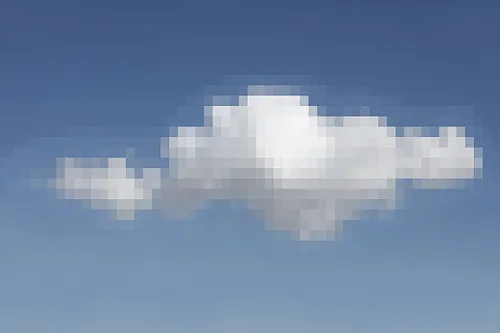
#> input picture input_images/pixelated-cloud.webp, 500 x 333 px
$ python -i main.py   (imports and definitions only)
#> lines starting #> are read from the running program, lines starting #| are printed output that depends on the picture; after the words box and inside, x2 and y2 are one past the last pixel; in counts of white or black regions, pixels touching at a corner belong together
#> in is_image_pixelated, img is the input picture: shape (333, 500, 3); mean B, G, R 165.7, 135.9, 114.7
import cv2
import numpy as np
import joblib
import os

def preprocess_image(image, downscale_factor=2):
#> called with downscale_factor = 2
    height, width = image.shape[:2]
#> height = 333; width = 500
    new_size = (width // downscale_factor, height // downscale_factor)
#> new_size = (250, 166)
    downscaled_image = cv2.resize(image, new_size, interpolation=cv2.INTER_LINEAR)
    return downscaled_image

def detect_edges(image):
    gray = cv2.cvtColor(image, cv2.COLOR_BGR2GRAY)
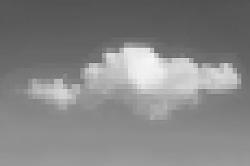
#> gray: shape (166, 250); min 81, max 246, mean 132.8
    edges = cv2.Canny(gray, 50, 150)
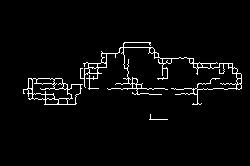
#> edges: shape (166, 250); 3.3% white in thin lines or dots, all inside (x1, y1, x2, y2) = (23, 42, 242, 120)
    return edges

def analyze_blocks(edges, block_size=16):
#> called with block_size = 16
    height, width = edges.shape
#> height = 166; width = 250
    block_scores = []
    for y in range(0, height, block_size):
        for x in range(0, width, block_size):
            block = edges[y:y+block_size, x:x+block_size]
            if block.shape[0] == block_size and block.shape[1] == block_size:
                variance = np.var(block)
                edge_density = np.sum(block) / (block_size * block_size)
                block_scores.append((variance, edge_density))
#> after the loop, block_scores = 150 pairs, first value 0 to 13970.2, second value 0 to 79.69
    return block_scores

# [1 line not run here, left out]

def predict_pixelation(block_scores):
    features = np.array(block_scores)
    predictions = model.predict(features)
    return np.mean(predictions)

def is_image_pixelated(image_path, downscale_factor=2, block_size=16, threshold=0.5):
    img = cv2.imread(image_path)
    if img is None:
        raise ValueError(f"Image not found or unable to open: {image_path}")

    downscaled_img = preprocess_image(img, downscale_factor)
    edges = detect_edges(downscaled_img)
    block_scores = analyze_blocks(edges, block_size)
    pixelation_score = predict_pixelation(block_scores)
#> in predict_pixelation, `features = np.array(block_scores)`: features has the same summary as block_scores in analyze_blocks
    is_pixelated = pixelation_score > threshold
    return is_pixelated

image_path1 = 'input_images/pixelated-cloud.webp'
image_path2 = 'input_images/non.jpg'
# [1 line that did not run here, left out]
# [1 line that did not run here, left out]
#> call 2 of is_image_pixelated, with image_path = 'input_images/non.jpg', downscale_factor = 2, block_size = 16, threshold = 0.5
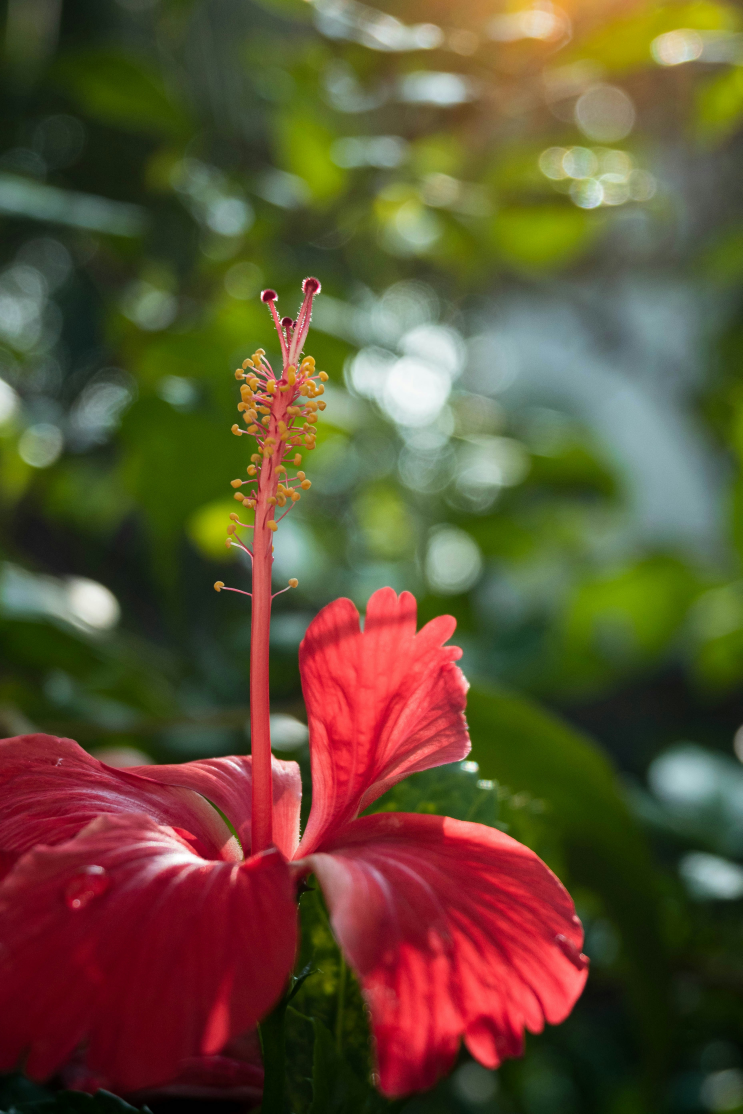
#> input picture input_images/non.jpg, 3712 x 5568 px (shown at 1/5 size)
#> in is_image_pixelated, img is the input picture: shape (5568, 3712, 3); mean B, G, R 53.1, 80.3, 97.1
#> in detect_edges (call 2), `gray = cv2.cvtColor(image, cv2.COLOR_BGR2GRAY)`:
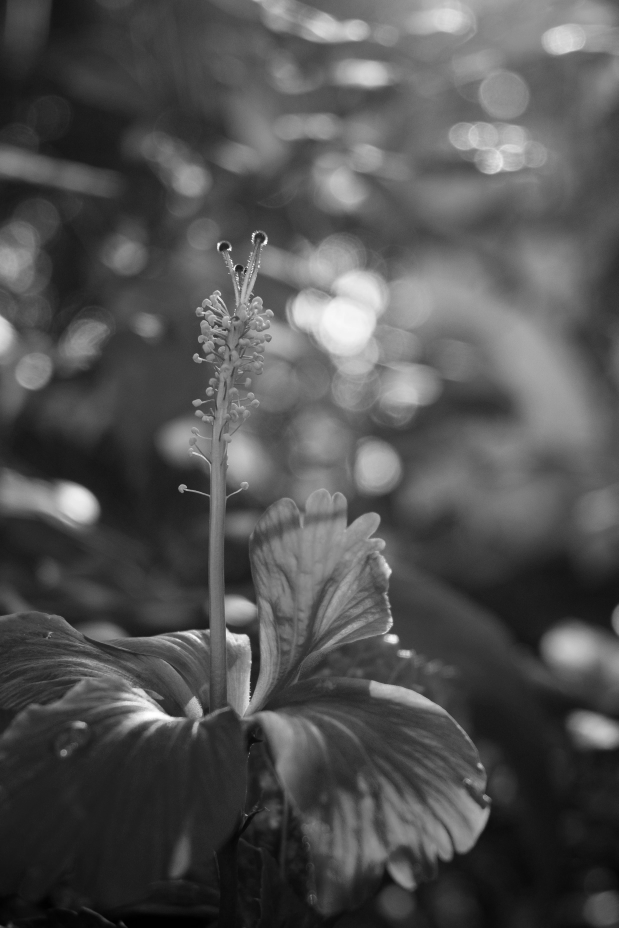
#> gray: shape (2784, 1856) (shown at 1/3 size); min 0, max 255, mean 82.3
#> in detect_edges (call 2), `edges = cv2.Canny(gray, 50, 150)`:
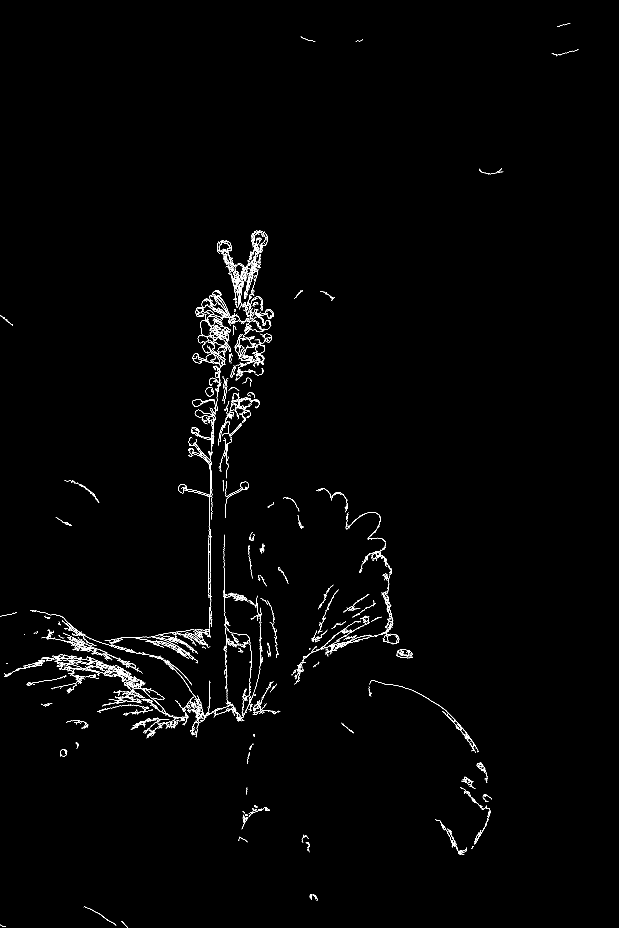
#> edges: shape (2784, 1856) (shown at 1/3 size); 0.89% white in thin lines or dots
#> in is_image_pixelated (call 2), `block_scores = analyze_blocks(edges, block_size)`: block_scores = 20184 items
# [2 lines not run here, left out]

>>> result = is_image_pixelated('input_images/pixelated-cloud.webp')
#> (the run stopped early here; a loop or call above may not have finished)
